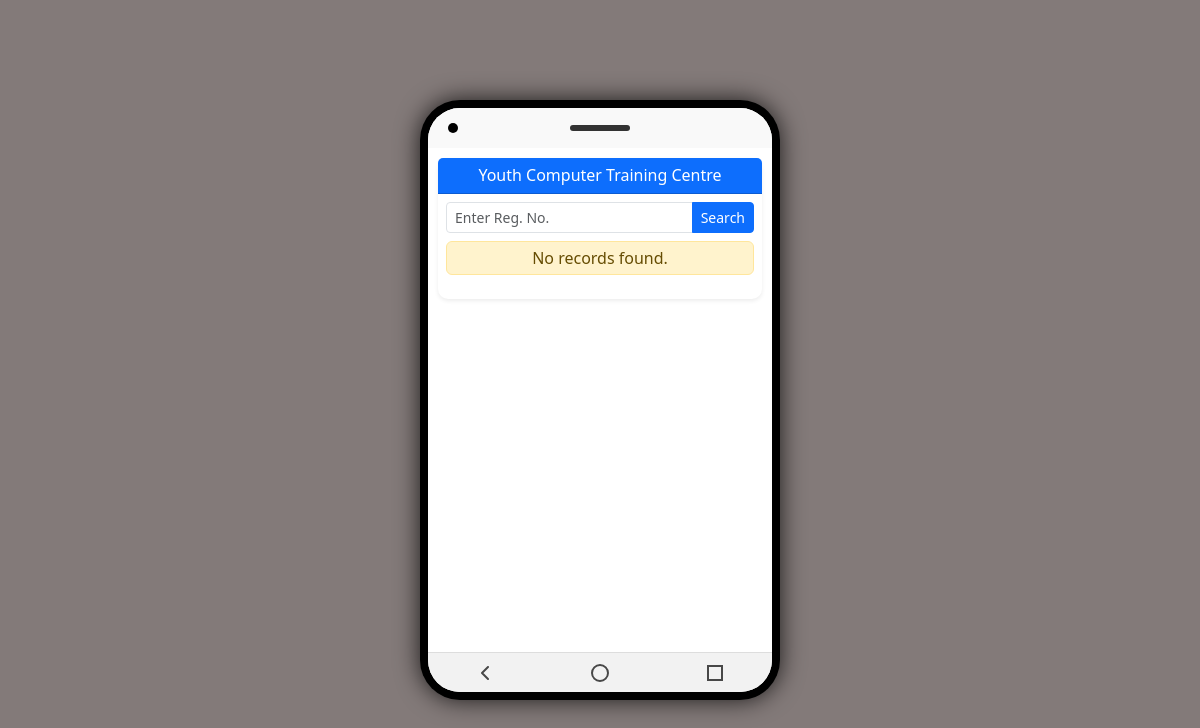
Before: /viewexam.php?regno=YS-HBA/78-7500123/20 with the older database file.
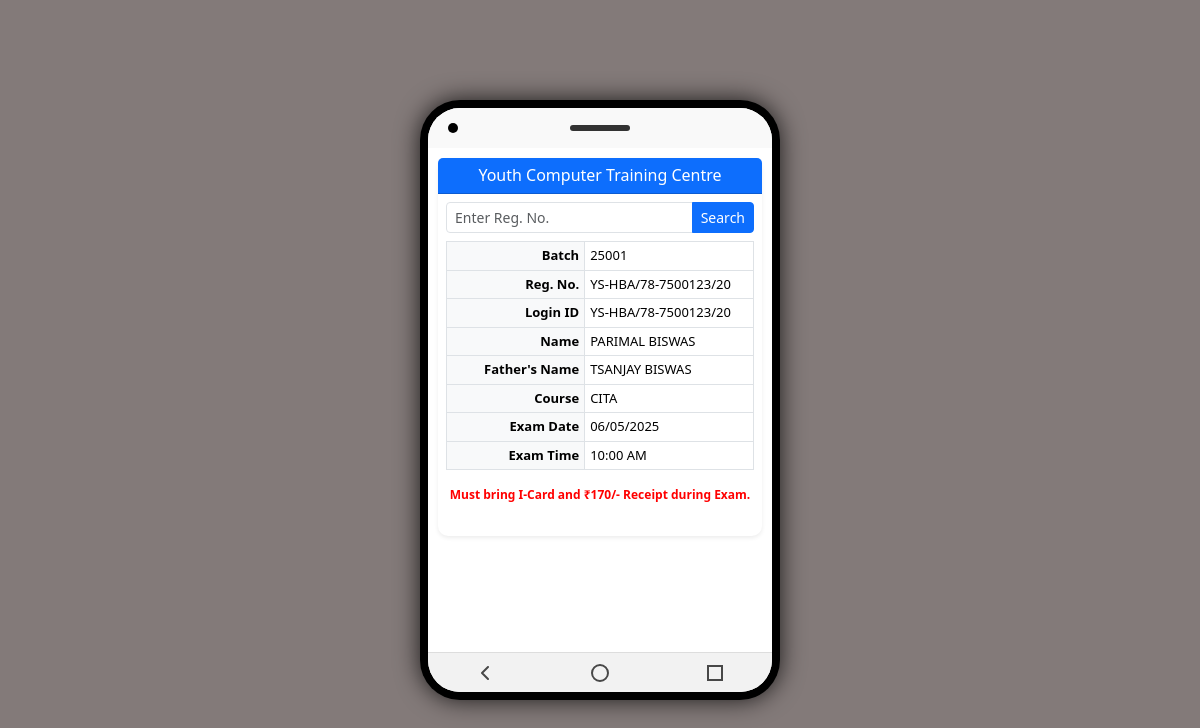
After: the same page with the newer database file.
### tables this page shows
create table `exam` (
  `batch` varchar(10) DEFAULT NULL,
  `regno` varchar(25) DEFAULT NULL,
  `loginid` varchar(25) DEFAULT NULL,
  `sname` varchar(30) DEFAULT NULL,
  `fname` varchar(30) DEFAULT NULL,
  `course` varchar(10) DEFAULT NULL,
  `exam_date` date DEFAULT NULL,
  `exam_time` time DEFAULT NULL
);

### viewexam.php (the view, shortened to what this page needs)
<?php
include 'connection.php';
?>
<!DOCTYPE html>
<html lang="en">
<head>
  <link href="https://cdn.jsdelivr.net/npm/bootstrap@5.3.3/dist/css/bootstrap.min.css" rel="stylesheet">
</head>
<body>
<div class="phone-frame">
  <div class="phone-screen">
    <div class="top-bar">
      <div class="camera"></div>
      <div class="speaker"></div>
    </div>
    <div class="screen-content">
      <div class="card shadow-sm">
        <div class="card-header bg-primary text-white text-center py-2">
          <h6 class="mb-0">Youth Computer Training Centre</h6>
        </div>
        <div class="card-body p-2">
          <form method="get" class="mb-2">
            <div class="input-group input-group-sm">
              <input type="text" name="regno" class="form-control" placeholder="Enter Reg. No." required>
              <button type="submit" class="btn btn-primary">Search</button>
            </div>
          </form>
          <?php
          if (isset($_GET['regno'])) {
              $regno = $conn->real_escape_string($_GET['regno']);
              $sql = "SELECT * FROM exam WHERE regno LIKE '%$regno%'";
              $result = $conn->query($sql);
              if ($result->num_rows > 0) {
                  while ($row = $result->fetch_assoc()) {
                      $formatted_date = date("d/m/Y", strtotime($row['exam_date']));
                      $formatted_time = date("h:i A", strtotime($row['exam_time']));
                      echo "<div class='table-responsive mb-2'>";
                      echo "<table class='table table-bordered table-sm'>
                              <tr><th>Batch</th><td>{$row['batch']}</td></tr>
                              <tr><th>Reg. No.</th><td>{$row['regno']}</td></tr>
                              <tr><th>Login ID</th><td>{$row['loginid']}</td></tr>
                              <tr><th>Name</th><td>{$row['sname']}</td></tr>
                              <tr><th>Father's Name</th><td>{$row['fname']}</td></tr>
                              <tr><th>Course</th><td>{$row['course']}</td></tr>
                              <tr><th>Exam Date</th><td>{$formatted_date}</td></tr>
                              <tr><th>Exam Time</th><td>{$formatted_time}</td></tr>
                            </table>";
                      echo "<p class='note'>Must bring I-Card and ₹170/- Receipt during Exam.</p>";
                      echo "</div>";
                  }
              } else {
                  echo "<div class='alert alert-warning text-center p-1'>No records found.</div>";
              }
          }
          ?>
        </div>
      </div>
    </div>
    <div class="nav-bar">
      <div class="nav-btn">
        <svg viewBox="0 0 24 24" fill="none">
          <path d="M15 18L9 12L15 6" stroke="black" stroke-width="2" stroke-linecap="round" stroke-linejoin="round"/>
        </svg>
      </div>
      <div class="nav-btn">
        <div class="home"></div>
      </div>
      <div class="nav-btn">
        <div class="square"></div>
      </div>
    </div>
  </div>
</div>
</body>
</html>

### viewexam.php (style rules this page uses)
body { margin: 0; padding: 0; background: #837a79; display: flex; justify-content: center; align-items: center; height: 100vh; font-family: 'Segoe UI', sans-serif; }
.phone-frame { width: 360px; height: 600px; background: #000; border-radius: 40px; box-shadow: 0 0 25px rgba(0, 0, 0, 0.8); padding: 8px; box-sizing: border-box; position: relative; }
.phone-screen { width: 100%; height: 100%; background: #fff; border-radius: 32px; overflow: hidden; display: flex; flex-direction: column; position: relative; }
.top-bar { height: 40px; position: relative; background: #f9f9f9; display: flex; align-items: center; justify-content: center; }
.camera { width: 10px; height: 10px; background: #000; border-radius: 50%; position: absolute; left: 20px; }
.speaker { width: 60px; height: 6px; background: #333; border-radius: 3px; }
.screen-content { flex: 1; padding: 10px; overflow-y: auto; box-sizing: border-box; }
.nav-bar { height: 40px; background: #f2f2f2; border-top: 1px solid #ddd; display: flex; justify-content: space-around; align-items: center; }
.nav-btn { display: flex; align-items: center; justify-content: center; width: 32px; height: 32px; opacity: 0.7; }
.nav-btn svg { width: 24px; height: 24px; }
.home { width: 18px; height: 18px; border-radius: 50%; border: 2px solid #000; }
.square { width: 16px; height: 16px; border: 2px solid #000; }
.card { border-radius: 10px; border: none; }
.card-header { padding: 8px; }
.input-group .form-control { font-size: 14px; }
.table th { width: 45%; background-color: #f8f9fa; text-align: right; font-size: 13px; padding-right: 5px; }
.table td { font-weight: 500; font-size: 13px; padding-left: 5px; }
.note { text-align: center; color: red; font-weight: 600; font-size: 12px; margin-top: 10px; }

Changed rows visible on the page:
added exam: batch "25001", regno "YS-HBA/78-7500123/20", loginid "YS-HBA/78-7500123/20", sname "PARIMAL BISWAS", fname "TSANJAY BISWAS", course "CITA", exam_date "06/05/2025", exam_time "10:00 AM"
Other visible differences:
text no longer shown: "No records found."
